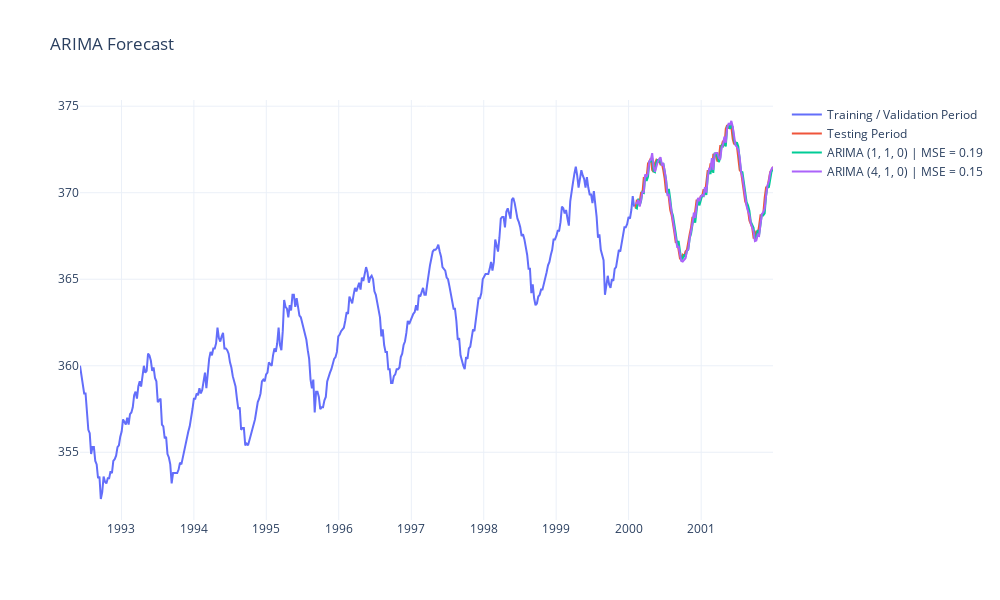

This figure's notebook cell:
### Markdown cell above
### ARIMA Modeling

ARIMA (AutoRegressive Integrated Moving Average) is a popular time series model that combines autoregressive and moving average components. The ARIMA model is specified by three parameters: `p`, `d`, and `q`. The `p` parameter is the autoregressive order, the `d` parameter is the differencing order, and the `q` parameter is the moving average order.

### Code cell
from time_series import walk_forward_validation_arima, mse

arima_1_1_0_predictions = walk_forward_validation_arima(train['co2'], test['co2'], order = (1, 1, 0))
arima_4_1_0_predictions = walk_forward_validation_arima(train['co2'], test['co2'], order = (4, 1, 0))

fig = go.Figure()
fig.add_trace(go.Scatter(x=train.index, y=train['co2'], mode='lines', name='Training / Validation Period'))
fig.add_trace(go.Scatter(x=test.index, y=test['co2'], mode='lines', name='Testing Period'))
fig.add_trace(go.Scatter(x=test.index, y=arima_1_1_0_predictions, mode='lines', name='ARIMA (1, 1, 0) | MSE = ' + str(round(mse(arima_1_1_0_predictions, test['co2']), 2))))
fig.add_trace(go.Scatter(x=test.index, y=arima_4_1_0_predictions, mode='lines', name='ARIMA (4, 1, 0) | MSE = ' + str(round(mse(arima_4_1_0_predictions, test['co2']), 2))))
fig.update_layout(height=600, width=1000, title_text="ARIMA Forecast", template='plotly_white')
fig.show()
